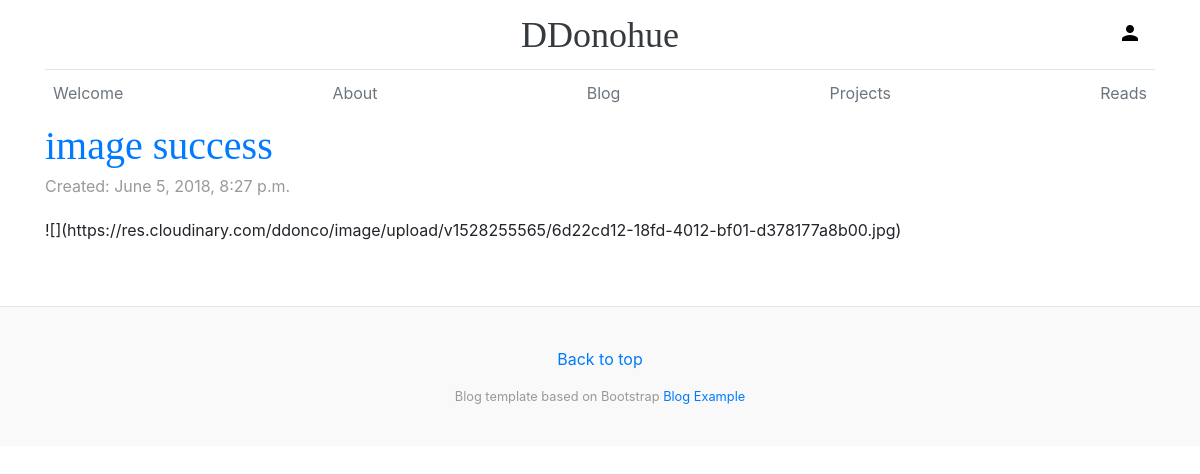
The page /blog/drafts/ on the database its author committed.
### blog/models.py (models this page shows, shortened)
class Post(models.Model):
    author = models.ForeignKey('auth.User', on_delete=models.CASCADE)
    title = models.CharField(max_length=256)
    text = MarkdownxField()
    thumbnail = CloudinaryField(blank=True, null=True, resource_type='image')
    create_date = models.DateTimeField(default=timezone.now)
    publish_date = models.DateTimeField(blank=True, null=True)

### blog/views.py (the view)
# urls.py: path('drafts/', views.DraftListView.as_view(), name='post_draft_list'),
class DraftListView(ListView, LoginRequiredMixin):
    login_url = '/login/'
    redirect_field_name = 'blog/post_list.html'
    model = Post
    template_name = 'blog/post_draft_list.html'
    def get_queryset(self):
        return Post.objects.filter(publish_date__isnull=True).order_by('create_date')

### blog/templates/blog/post_draft_list.html
{%extends "base.html"%}
{%block content%}
{%for post in post_list%}
  <div class="blog-post">
    <h3 class="blog-post-title"><a href="{%url 'blog:post_detail' pk=post.pk%}">{{post.title}}</a></h3>
    <p class="date blog-post-meta">Created: {{post.create_date}}</p>
    <p>{{post.text|safe|truncatechars:200}}</p>
  </div>
{%endfor%}
{%endblock%}

### static/blog/css/blog.css (style rules this page uses)
h1, h2, h3, h4, h5, h6 { font-family: "Playfair Display", Georgia, "Times New Roman", serif; }
.blog-post { margin-bottom: 4rem; }
.blog-post-title { margin-bottom: .25rem; font-size: 2.5rem; }
.blog-post-meta { margin-bottom: 1.25rem; color: #999; }

### rows shown on the page
Post: title "image success", create_date "June 5, 2018, 8:27 p.m.", text "![](https://res.cloudinary.com/ddonco/image/upload/v1528255565/6d22cd12-18fd-4012-bf01-d378177a8b00.jpg)"
